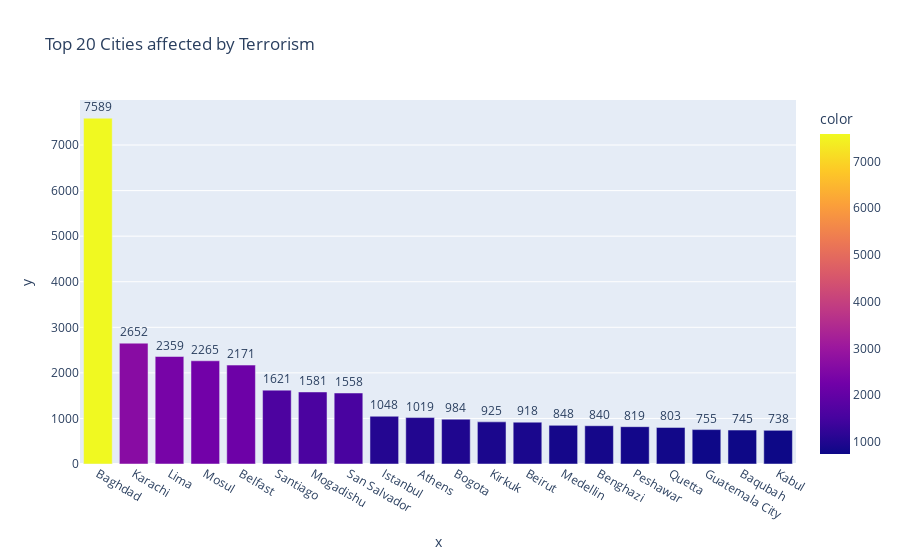

The code cell stored with this chart in its notebook:
### Code cell
# Visualization for getting the insights of 'City' column
killed_wounded_city = terrorism_data['City'].value_counts()[1:21]
city = terrorism_data['City'].value_counts()[1:21]

fig = px.bar(terrorism_data,
             x=killed_wounded_city.index,
             y=killed_wounded_city.values,
             title="Top 20 Cities affected by Terrorism",
             color=killed_wounded_city,
             text=city)
fig.update_traces(textfont_size=12,
                  textangle=0,
                  textposition="outside",
                  cliponaxis=False)
fig.show()

### Figure 1 — Plotly figure (JSON) as saved in the notebook; plotly's stock layout.template omitted (floating-point values rounded to 4 significant figures)
{"data": [{"alignmentgroup": "True", "cliponaxis": false, "hovertemplate": "x=%{x}<br>y=%{y}<br>text=%{text}<br>color=%{marker.color}<extra></extra>", "legendgroup": "", "marker": {"color": [7589, 2652, 2359, 2265, 2171, 1621, 1581, 1558, 1048, 1019, 984, 925, 918, 848, 840, 819, 803, 755, 745, 738], "coloraxis": "coloraxis", "pattern": {"shape": ""}}, "name": "", "offsetgroup": "", "orientation": "v", "showlegend": false, "text": ["7589", "2652", "2359", "2265", "2171", "1621", "1581", "1558", "1048", "1019", "984", "925", "918", "848", "840", "819", "803", "755", "745", "738"], "textangle": 0, "textfont": {"size": 12}, "textposition": "outside", "type": "bar", "x": ["Baghdad", "Karachi", "Lima", "Mosul", "Belfast", "Santiago", "Mogadishu", "San Salvador", "Istanbul", "Athens", "Bogota", "Kirkuk", "Beirut", "Medellin", "Benghazi", "Peshawar", "Quetta", "Guatemala City", "Baqubah", "Kabul"], "xaxis": "x", "y": [7589, 2652, 2359, 2265, 2171, 1621, 1581, 1558, 1048, 1019, 984, 925, 918, 848, 840, 819, 803, 755, 745, 738], "yaxis": "y"}], "layout": {"barmode": "relative", "coloraxis": {"colorbar": {"title": {"text": "color"}}, "colorscale": [[0, "#0d0887"], [0.1111, "#46039f"], [0.2222, "#7201a8"], [0.3333, "#9c179e"], [0.4444, "#bd3786"], [0.5556, "#d8576b"], [0.6667, "#ed7953"], [0.7778, "#fb9f3a"], [0.8889, "#fdca26"], [1, "#f0f921"]]}, "legend": {"tracegroupgap": 0}, "title": {"text": "Top 20 Cities affected by Terrorism"}, "xaxis": {"anchor": "y", "domain": [0, 1], "title": {"text": "x"}}, "yaxis": {"anchor": "x", "domain": [0, 1], "title": {"text": "y"}}}}
